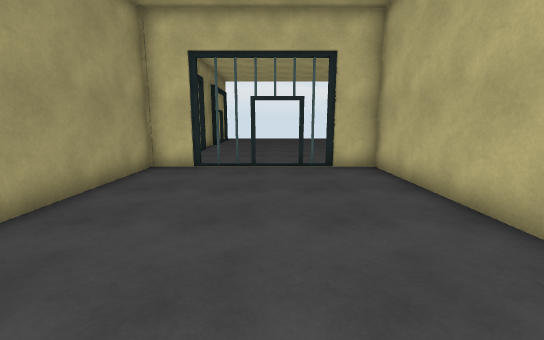
View 1 (above)

22 first-person views from a walk through a Unity game level. The camera is 1.5 m above the floor, tilts 10° down and sees 90° across. Doors are open. The floor is counted in squares, 1 m on a side. Each view is taken from the middle of a square. On the plan, view 1 faces up. The plan holds only what a view shows up to about 14 squares ahead; the rest is blank. The place goes on beyond the plan. The player character is not drawn. Surface patterns are stand-ins for the level's own textures.

View 2
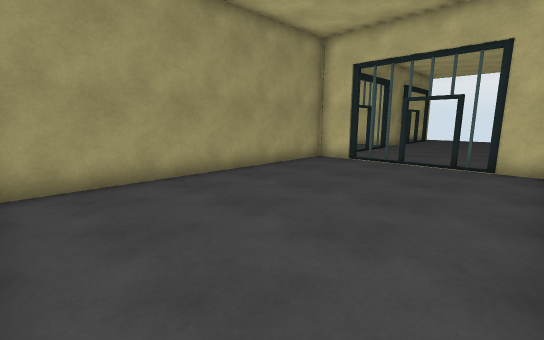

View 3
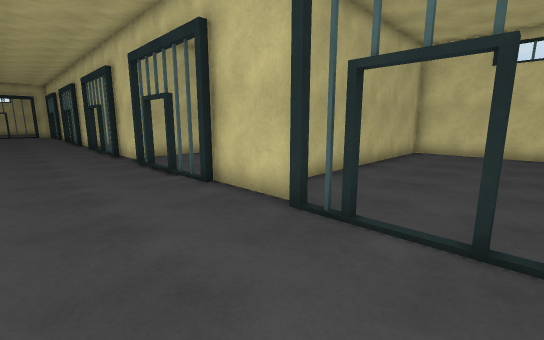

View 4
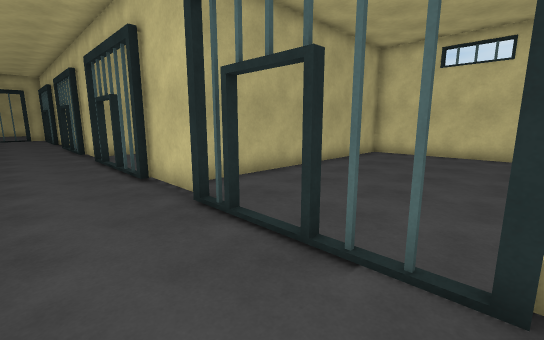

View 5
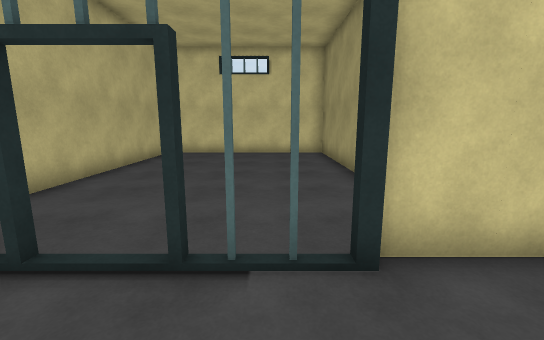

View 6
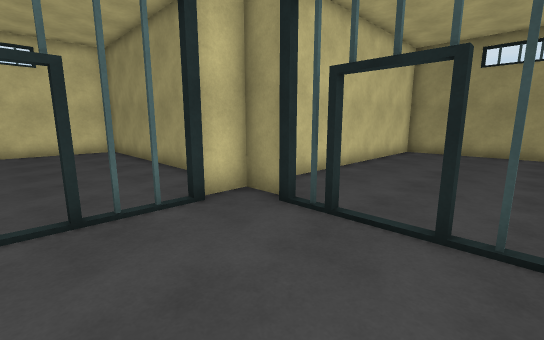

View 7
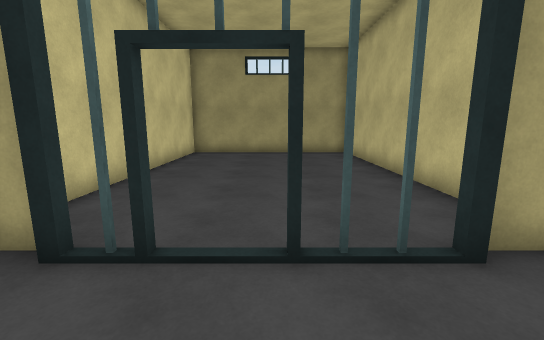

View 8
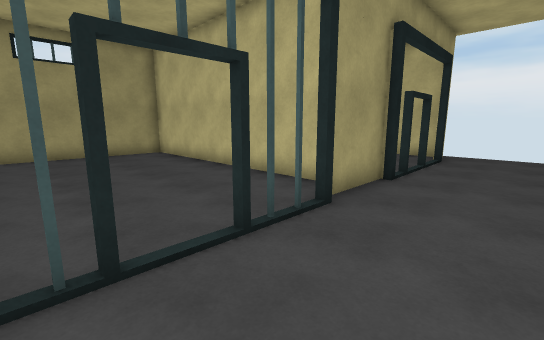

View 9
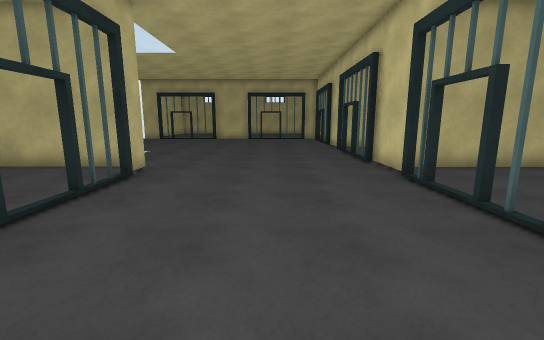

View 10
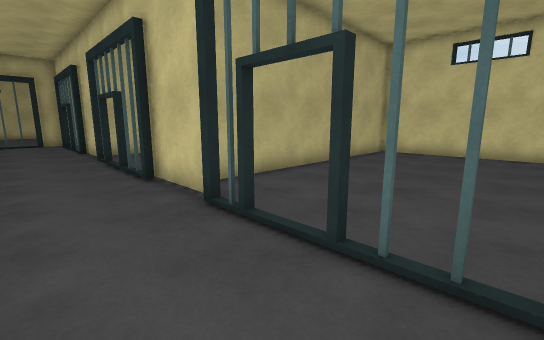

View 11
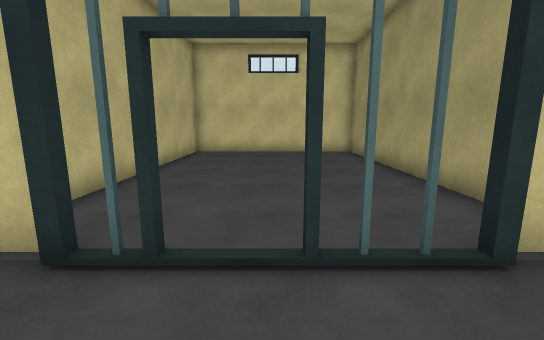

View 12
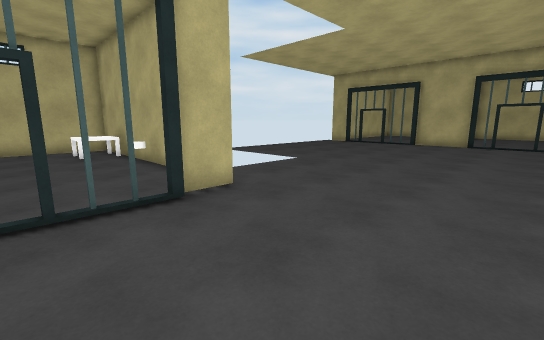

View 13
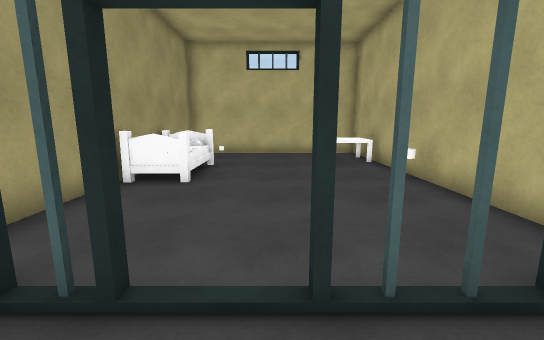

View 14
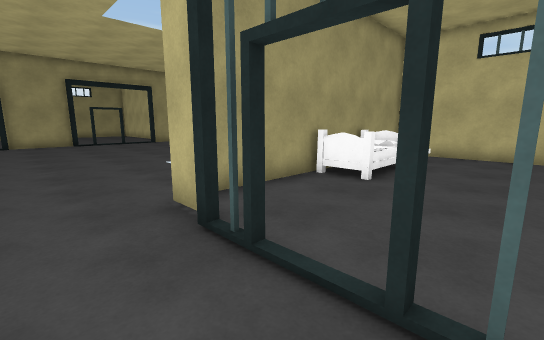

View 15
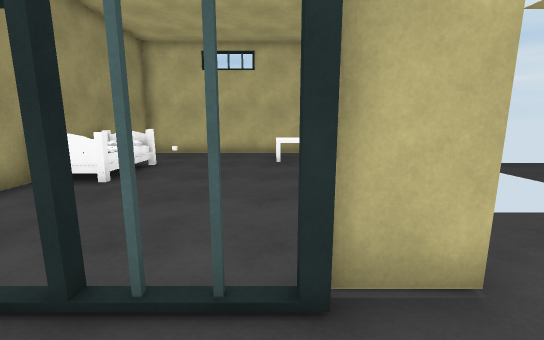

View 16
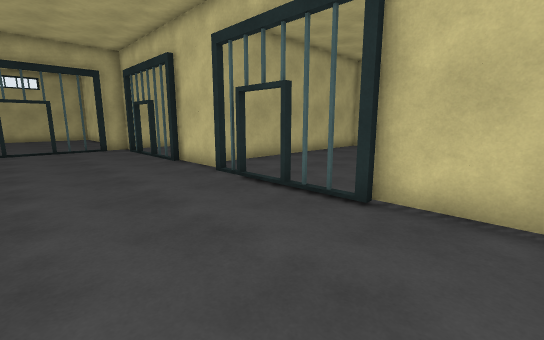

View 17
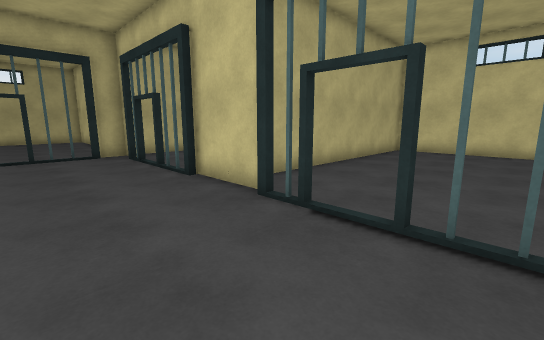

View 18
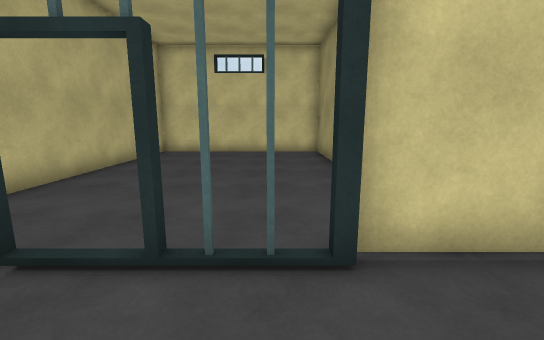

View 19
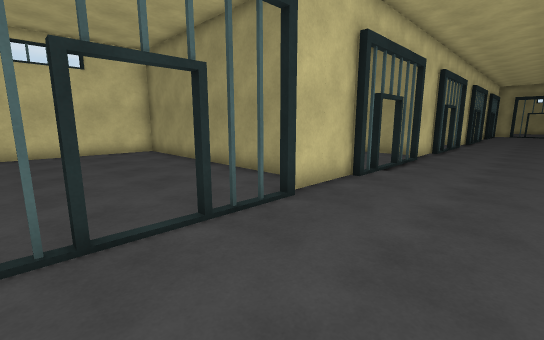

View 20
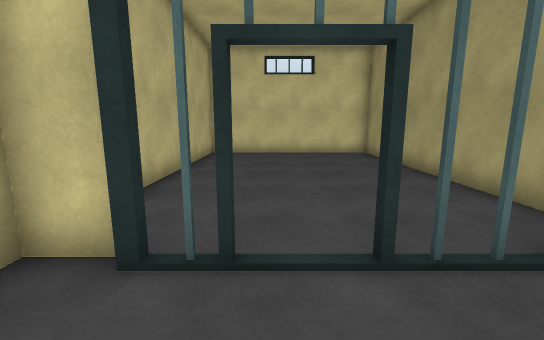

View 21
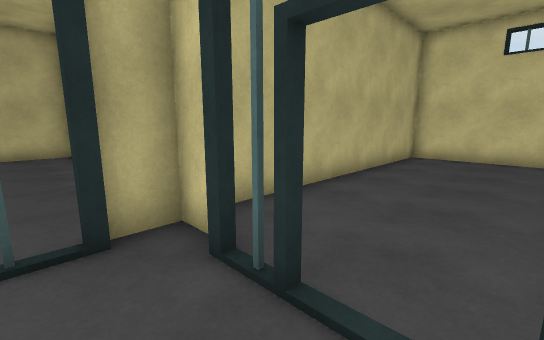

View 22
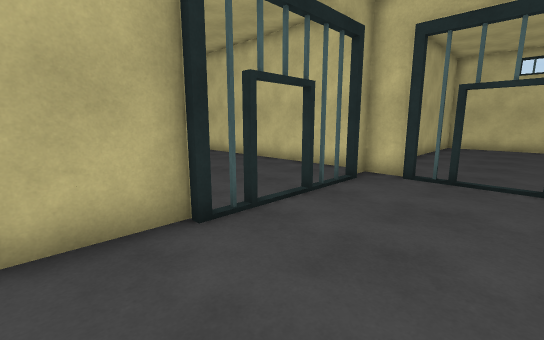

### Floor plan
Key: @ floor where view 1 was taken; # wall or solid block; x gap in a wall; . floor; D open door; C chair; B bed; O other object.
Columns run from 15 left of view 1 to 35 right of it. Each row starts with its distance up from view 1.
 28                           #########
 27                           #.......#
 26                           #.....CC#
 25          ###              #.....CC#
 24           .#...           #BB.....#
 23           .#...           #BB.....#    .
 22           .....           #BB....O#    .
 21            #...           #.......#    ..
 20            ....  ....     #.......#    ...
 19            .... ........  #.......#........
 18            #..............#.......#.........
 17 ############..............###DD####........... ..#
 16 #..........#.....................................#
 15 #..........x.....................................x
 14 #.................         ......................#.
 13 #..........D.....................................D.
 12 #..........D.....................................#.
 11 #..........#.......................................
 10 #..........#..................DD.................#.
  9 #############.#DDx##x.DD####..D#x###.#D#x##x.DD####
  8            #.......#......#.......#......#.......#
  7            #.......#......#.......#......#.......#
  6            #.......#......#.......#......#.......#
  5            #.......#......#.......#......#.......#
  4            #.......#......#.......#......#.......#
  3            #.......#......#.......#......#.......#
  2            #.......#......#.......#......#.......#
  1            #.......#......#.......#......#.......#
  0            #...@...#......#.......#......#.......#
 -1            #.......#......#.......#......#.......#
 -2            #######################################

Where each view was taken, in squares from view 1:
view 1: 0 up, 0 right, facing up
view 2: 1 down, 3 right, facing up-left
view 3: 13 up, 1 left, facing down-right
view 4: 12 up, 5 right, facing down-right
view 5: 12 up, 6 right, facing down
view 6: 14 up, 0 right, facing down-left
view 7: 13 up, 1 left, facing left
view 8: 11 up, 1 left, facing up-left
view 9: 13 up, 10 right, facing right
view 10: 12 up, 13 right, facing down-right
view 11: 12 up, 15 right, facing down
view 12: 12 up, 15 right, facing up-right
view 13: 15 up, 15 right, facing up
view 14: 15 up, 16 right, facing up-left
view 15: 15 up, 17 right, facing up
view 16: 14 up, 18 right, facing down-right
view 17: 13 up, 21 right, facing down-right
view 18: 12 up, 21 right, facing down
view 19: 13 up, 32 right, facing down-left
view 20: 12 up, 31 right, facing down
view 21: 11 up, 30 right, facing down-right
view 22: 17 up, 30 right, facing down-right
